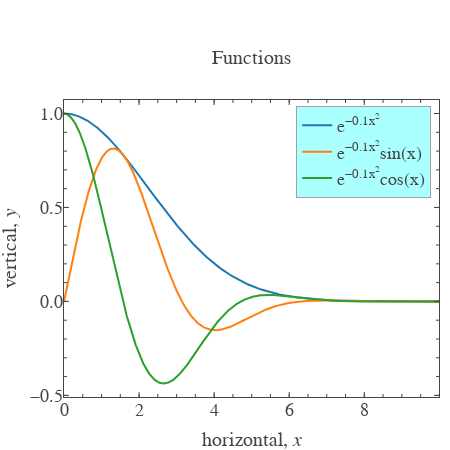

Notebook source saved alongside this figure:
### Code cell
plt.show(scatter_list)

### Figure 1 — Plotly figure (JSON) as saved in the notebook; plotly's stock layout.template omitted (floating-point values rounded to 4 significant figures; data arrays with more than 128 entries replaced by an {"elided": "..."} marker saying what was removed)
{"data": [{"name": "e<sup>−0.1x<sup>2</sup></sup>", "type": "scatter", "uid": "0a590687-484f-4c1a-b584-f2e4fc4e8582", "x": {"elided": "1000 float values"}, "y": {"elided": "1000 float values"}}, {"name": "e<sup>−0.1x<sup>2</sup></sup>sin(x)", "type": "scatter", "uid": "98163f87-0fd5-4461-a7d3-d8ddd909f429", "x": {"elided": "1000 float values"}, "y": {"elided": "1000 float values"}}, {"name": "e<sup>−0.1x<sup>2</sup></sup>cos(x)", "type": "scatter", "uid": "b9d6f35b-58dd-4026-9030-b3e0fb4bc8c4", "x": {"elided": "1000 float values"}, "y": {"elided": "1000 float values"}}, {"type": "scatter", "uid": "b36753fb-c0d5-4574-ad95-23e177243100", "visible": false, "xaxis": "x101", "yaxis": "y101"}, {"type": "scatter", "uid": "55578544-e1ac-44cc-b9eb-c08e5dd7aacc", "visible": false, "xaxis": "x201", "yaxis": "y201"}], "layout": {"annotations": [{"font": {"family": "Arial", "size": 20}, "name": "title", "showarrow": false, "text": "Functions", "x": 0.5, "xanchor": "center", "xref": "paper", "y": 1, "yanchor": "bottom", "yref": "paper", "yshift": 30}], "font": {"family": "Arial", "size": 18}, "height": 450, "legend": {"bgcolor": "#aaffff", "borderwidth": 0.5, "x": 0.9778, "xanchor": "right", "y": 0.9778, "yanchor": "top"}, "margin": {"b": 10, "l": 10, "r": 10}, "titlefont": {"family": "Arial", "size": 20}, "width": 450, "xaxis": {"automargin": true, "dtick": 2, "hoverformat": ".f", "range": [0, 9.99], "showgrid": false, "showline": false, "showticklabels": true, "ticklen": 5, "ticks": "inside", "title": "horizontal, <i>x</i>", "titlefont": {"family": "Arial", "size": 20}, "zeroline": false}, "xaxis101": {"anchor": "y", "automargin": true, "dtick": 2, "overlaying": "x", "range": [0, 9.99], "scaleanchor": "x", "showgrid": false, "showline": false, "showticklabels": false, "side": "top", "ticklen": 5, "ticks": "inside", "zeroline": false}, "xaxis201": {"anchor": "y", "automargin": true, "dtick": 0.5, "mirror": "ticks", "overlaying": "x", "range": [0, 9.99], "scaleanchor": "x", "showgrid": false, "showline": true, "showticklabels": false, "ticklen": 3, "ticks": "inside", "zeroline": false}, "yaxis": {"automargin": true, "dtick": 0.5, "hoverformat": ".f", "range": [-0.5086, 1.072], "showgrid": false, "showline": false, "showticklabels": true, "tickformat": ".1f", "ticklen": 5, "ticks": "inside", "title": "vertical, <i>y</i>", "titlefont": {"family": "Arial", "size": 20}, "zeroline": false}, "yaxis101": {"anchor": "x", "automargin": true, "dtick": 0.5, "overlaying": "y", "range": [-0.5086, 1.072], "scaleanchor": "y", "showgrid": false, "showline": false, "showticklabels": false, "side": "right", "ticklen": 5, "ticks": "inside", "zeroline": false}, "yaxis201": {"anchor": "x", "automargin": true, "dtick": 0.1, "mirror": "ticks", "overlaying": "y", "range": [-0.5086, 1.072], "scaleanchor": "y", "showgrid": false, "showline": true, "showticklabels": false, "ticklen": 3, "ticks": "inside", "zeroline": false}}}
